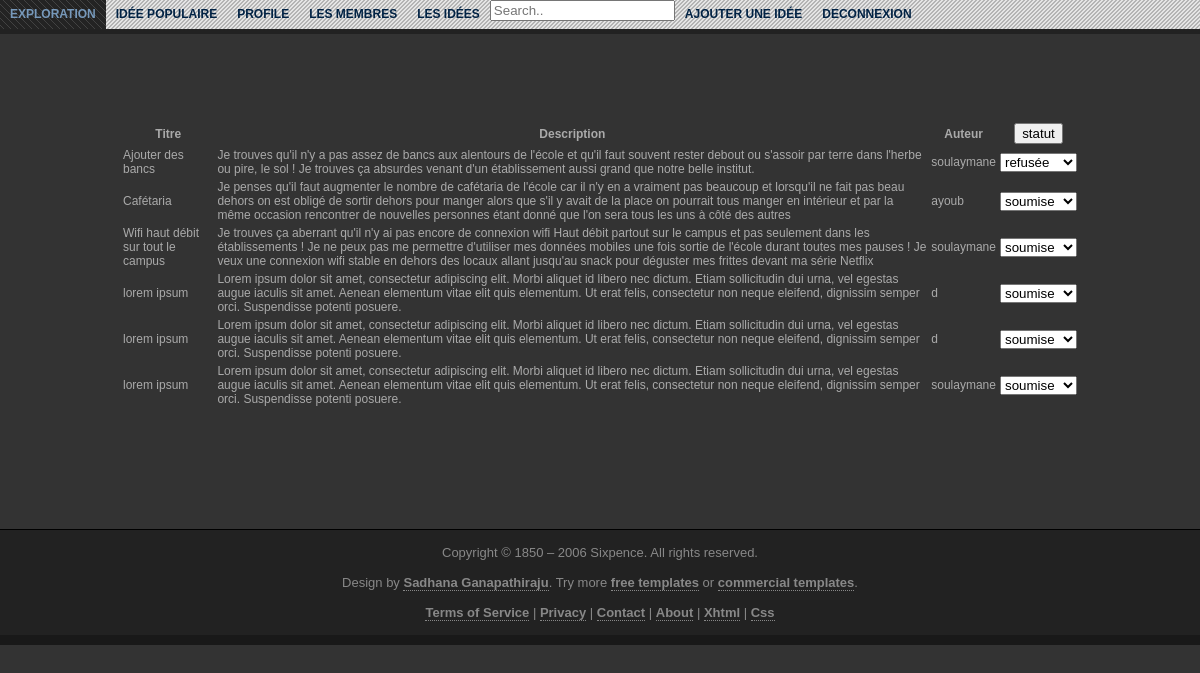
Page /index.php?action=admin_ideas (signed in) on the committed database.
### tables this page shows
CREATE TABLE IF NOT EXISTS `ideas` (
  `id_idea` int(11) NOT NULL AUTO_INCREMENT,
  `member_id` int(11) NOT NULL,
  `description` text NOT NULL,
  `title` varchar(50) NOT NULL,
  `status` varchar(9) NOT NULL,
  `submitted_date` datetime NOT NULL,
  `accepted_date` datetime DEFAULT NULL,
  `refused_date` datetime DEFAULT NULL,
  `closed_date` datetime DEFAULT NULL,
  PRIMARY KEY (`id_idea`),
  KEY `fk_member_id_idea` (`member_id`)
);

CREATE TABLE IF NOT EXISTS `members` (
  `member_id` int(11) NOT NULL AUTO_INCREMENT,
  `username` varchar(25) NOT NULL,
  `password` char(60) NOT NULL,
  `mail` varchar(250) NOT NULL,
  `admin` tinyint(1) NOT NULL,
  `disabled` tinyint(1) NOT NULL,
  PRIMARY KEY (`member_id`),
  UNIQUE KEY `username` (`username`),
  UNIQUE KEY `mail` (`mail`)
);

### controllers/AdminIdeasControllers.php (called while the page is built, shortened)
<?php
class AdminIdeasControllers{
    private $_db;
    public function __construct($db){
        $this->_db = $db;
    }
    public function run(){
        $ideasTable = $this->_db->selectIdeas();
        require_once(VIEWS_PATH . 'admin_ideas.php');
    }
}

### index.php (called while the page is built, shortened)
<?php
	$db=Db::getInstance();
	require_once(VIEWS_PATH.'header.php');
	if(isset($_GET['action'])){
        switch ($_GET['action']) {
            case 'admin_ideas':
                require_once ('controllers/AdminIdeasControllers.php');
                $controller = new AdminIdeasControllers($db);
                break;
        }
    } else{
        require_once('controllers/LoginController.php');
        $controller = new LoginController($db);
        $_SESSION=array();
    }
    $controller->run();
	include(VIEWS_PATH.'footer.php');

### models/Db.class.php (called while the page is built, shortened)
<?php
class Db
{
    private $_db;
    private function __construct()
    {
        try {
            $this->_db = new PDO('mysql:host=localhost;port=3306;dbname=webproject;charset=utf8','root','');
            $this->_db->setAttribute(PDO::ATTR_ERRMODE,PDO::ERRMODE_EXCEPTION);
			$this->_db->setAttribute(PDO::ATTR_DEFAULT_FETCH_MODE,PDO::FETCH_OBJ);
        }
		catch (PDOException $e) {
		    die('Erreur de connexion à la base de données : '.$e->getMessage());
        }
    }
    public function selectIdeas(){
        $query = 'SELECT * FROM ideas ORDER BY status';
        $ps = $this->_db->prepare($query);
        $ps->execute();
        $table = array();
        while ($row = $ps->fetch()){
            $table[] = new Idea($row->id_idea,$row->member_id,$row->description,$row->title,$row->status,$row->submitted_date,$row->accepted_date,$row->refused_date,$row->closed_date);
        }
        return $table;
    }
    public function getAuthor($member_id){
        $query = 'SELECT username FROM members WHERE member_id=:member_id';
        $ps = $this->_db->prepare($query);
        $ps->bindValue(':member_id',$member_id);
        $ps->execute();
        return $ps->fetch()->username;
    }
}

### models/Idea.class.php (called while the page is built, shortened)
<?php
Class Idea{
    private $_memberId ;
    private $_description ;
    private $_title ;
    private $_status ;
    public function __construct($idIdea,$memberId,$description,$title,$status,$submitterDate){
        $this->_memberId=$memberId;
        $this->_description=$description;
        $this->_title=$title;
        $this->_status=$status;
    }
    public function getMemberId()
    {
        return $this->_memberId;
    }
    public function getDescription()
    {
        return $this->_description;
    }
    public function getTitle()
    {
        return $this->_title;
    }
    public function getStatus()
    {
        return $this->_status;
    }
}

### views/admin_ideas.php (the view, shortened to what this page needs)
<form action="index.php?action=admin_ideas" method="post">
    <table id="admin_ideas_table">
        <thead>
            <tr>
                <th>Titre</th>
                <th>Description</th>
                <th>Auteur</th>
                <th><input type="submit" name="status" value="statut"></th>
            </tr>
        </thead>
        <tbody>
            <?php foreach ($ideasTable as $i => $idea){?>
                <tr>
                    <td>
                        <?php
                        echo $idea->getTitle();
                        ?>
                    </td>
                    <td>
                        <?php
                        echo $idea->getDescription();
                        ?>
                    </td>
                    <td>
                        <?php echo $this->_db->getAuthor($idea->getMemberId()); ?>
                    </td>
                    <td>
                        <?php if(strcmp($idea->getStatus(),"closed")==0){ ?>
                            <select name="ideaStatus[<?php echo $i ?>][status_select]">
                                <option value="closed">fermée</option>
                            </select>
                        <?php }elseif(strcmp($idea->getStatus(),"submitted")==0){ ?>
                            <select name="ideaStatus[<?php echo $i ?>][status_select]">
                                <option value="submitted">soumise</option>
                            </select>
                        <?php }elseif(strcmp($idea->getStatus(),"refused")==0){ ?>
                            <select name="ideaStatus[<?php echo $i ?>][status_select]">
                                <option value="refused">refusée</option>
                            </select>
                        <?php }?>
                    </td>
                </tr>
            <?php }?>
        </tbody>
    </table>
</form>

### views/style/screen.css (style rules this page uses)
html { margin: 0; padding: 0; color: #aaaaaa; background-color: #333333; font: normal 12px "Trebuchet MS", "Lucida Grande", Verdana, Georgia, Sans-Serif; }
body { margin: 0; float: left; width: 100%; }
#admin_ideas_table { margin: 10%; }

### rows in the picture
ideas: title "Ajouter des bancs", description "Je trouves qu'il n'y a pas assez de bancs aux alentours de l'école et qu'il faut souvent rester debout ou s'assoir par terre dans l'herbe ou pire, le sol ! Je trouves ça absurdes venant d'un établissement aussi grand que notre belle institut.", member.username "soulaymane"
ideas: title "Cafétaria", description "Je penses qu'il faut augmenter le nombre de cafétaria de l'école car il n'y en a vraiment pas beaucoup et lorsqu'il ne fait pas beau dehors on est obligé de sortir dehors pour manger alors que s'il y avait de la place on pourrait tous manger en intérieur et par la même occasion rencontrer de nouvelles personnes étant donné que l'on sera tous les uns à côté des autres", member.username "ayoub"
ideas: title "Wifi haut débit sur tout le campus", description "Je trouves ça aberrant qu'il n'y ai pas encore de connexion wifi Haut débit partout sur le campus et pas seulement dans les établissements ! Je ne peux pas me permettre d'utiliser mes données mobiles une fois sortie de l'école durant toutes mes pauses ! Je veux une connexion wifi stable en dehors des locaux allant jusqu'au snack pour déguster mes frittes devant ma série Netflix", member.username "soulaymane"
ideas: title "lorem ipsum", description "Lorem ipsum dolor sit amet, consectetur adipiscing elit. Morbi aliquet id libero nec dictum. Etiam sollicitudin dui urna, vel egestas augue iaculis sit amet. Aenean elementum vitae elit quis elementum. Ut erat felis, consectetur non neque eleifend, dignissim semper orci. Suspendisse potenti posuere.", member.username "d"
ideas: title "lorem ipsum", description "Lorem ipsum dolor sit amet, consectetur adipiscing elit. Morbi aliquet id libero nec dictum. Etiam sollicitudin dui urna, vel egestas augue iaculis sit amet. Aenean elementum vitae elit quis elementum. Ut erat felis, consectetur non neque eleifend, dignissim semper orci. Suspendisse potenti posuere.", member.username "d"
ideas: title "lorem ipsum", description "Lorem ipsum dolor sit amet, consectetur adipiscing elit. Morbi aliquet id libero nec dictum. Etiam sollicitudin dui urna, vel egestas augue iaculis sit amet. Aenean elementum vitae elit quis elementum. Ut erat felis, consectetur non neque eleifend, dignissim semper orci. Suspendisse potenti posuere.", member.username "soulaymane"
